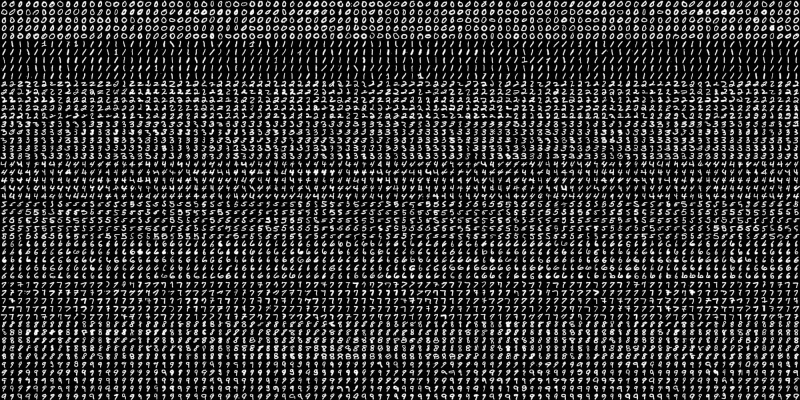
#> input picture OCR of handwritten digits/digits1.jpeg, 1600 x 800 px (shown at 1/2 size)
$ jupyter execute 'OCR of handwritten digits.ipynb'
#> lines starting #> are read from the running program, lines starting #| are printed output that depends on the picture
[cell 1]
import numpy as np
import cv2

image = cv2.imread('digits1.jpeg')
#> image is the input picture: shape (800, 1600, 3); min 0, max 255, mean 50.7
gray_img = cv2.cvtColor(image, cv2.COLOR_BGR2GRAY)

# safer splitting
rows = np.vsplit(gray_img, 40)      # 👈 FIXED (was 50)
#> rows = 40 items
cells = [np.hsplit(r, 40) for r in rows]  # 👈 FIXED (was 100)
#> cells = 40 items

NP_array = np.array(cells)

print("NP_array shape:", NP_array.shape)
#| NP_array shape: (40, 40, 20, 40)

# -------------------
# reshape data
# -------------------
train_data = NP_array[:, :20].reshape(-1, 400).astype(np.float32)
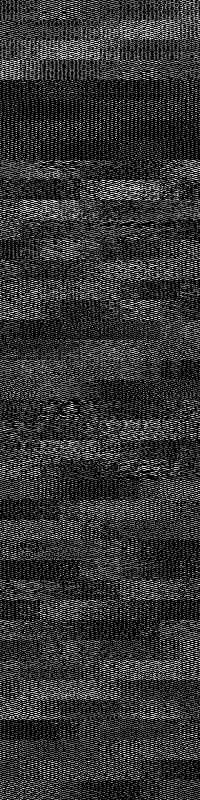
#> train_data: shape (1600, 400) float32 (shown at 1/2 size); min 0, max 255, mean 50.6
test_data  = NP_array[:, 20:40].reshape(-1, 400).astype(np.float32)
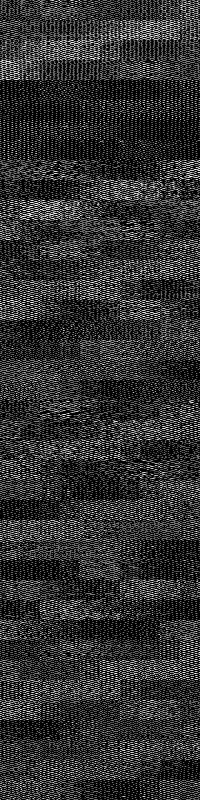
#> test_data: shape (1600, 400) float32 (shown at 1/2 size); min 0, max 255, mean 50.7

print("train_data:", train_data.shape)
#| train_data: (1600, 400)
print("test_data:", test_data.shape)
#| test_data: (1600, 400)

# -------------------
# FIXED labels (MATCH 1600)
# -------------------
train_labels = np.repeat(np.arange(10), 160).reshape(-1, 1).astype(np.float32)
test_labels  = np.repeat(np.arange(10), 160).reshape(-1, 1).astype(np.float32)

print("train_labels:", train_labels.shape)

# safety check
assert train_data.shape[0] == train_labels.shape[0], "Mismatch fixed incorrectly!"

# -------------------
# KNN
# -------------------
knn = cv2.ml.KNearest_create()
knn.train(train_data, cv2.ml.ROW_SAMPLE, train_labels)

# prediction
ret, output, neighbours, distance = knn.findNearest(test_data, k=3)
#> ret = 0; output = 1600 values, max 9 at index 45, min 0 at index 0, mean 4.33; neighbours = 1600 rows, first 8: [0, 0, 0], [0, 0, 8], [0, 0, 0], [0, 0, 6], [0, 0, 0], [5, 8, 0], [0, 0, 0], [0, 0, 0]; distance = 1600 rows, first 8: [1185097, 1516149, 1653939], [743255, 1051575, 1053695], [1346539, 1428155, 1485416], [1135214, 1151063, 1293755], [1556006, 1628538, 1845165], [869508, 966413, 1148066], [1384442, 1412866, 1604526], [924830, 1251952, 1312176]

accuracy = np.mean(output == test_labels) * 100
#> accuracy = 71.06

print("Accuracy:", accuracy)
#| Accuracy: 71.0625
